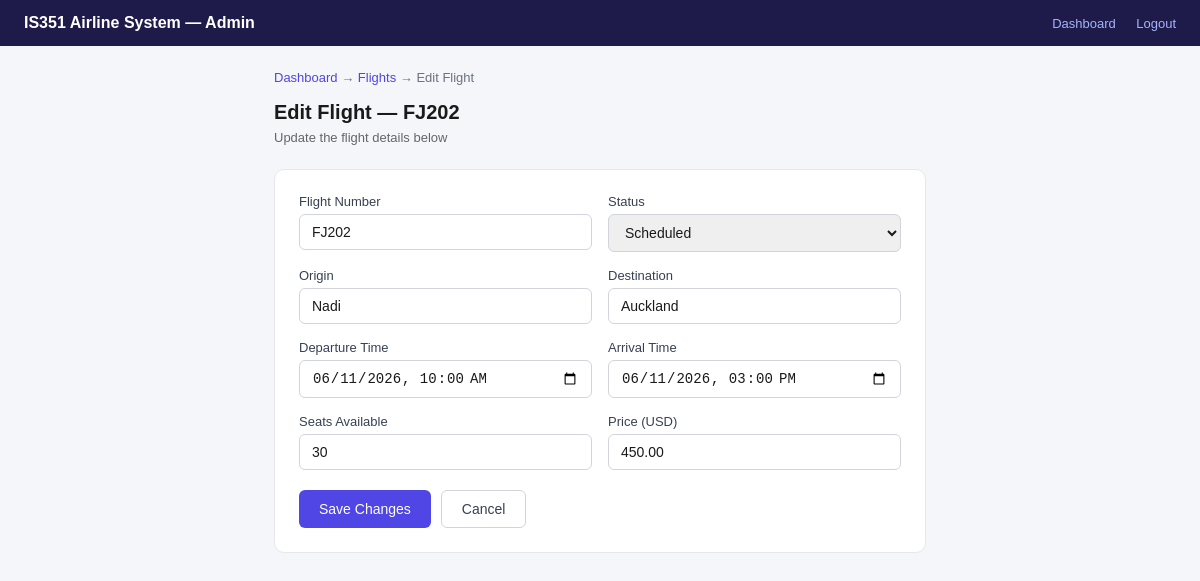
/admin/flight-edit.php?id=2 (signed in), run on the app's committed database.
### tables this page shows
CREATE TABLE IF NOT EXISTS flights (
    id               INT AUTO_INCREMENT PRIMARY KEY,
    flight_number    VARCHAR(20)     NOT NULL,
    origin           VARCHAR(100)    NOT NULL,
    destination      VARCHAR(100)    NOT NULL,
    departure_time   DATETIME        NOT NULL,
    arrival_time     DATETIME        NOT NULL,
    seats_available  INT             NOT NULL DEFAULT 0,
    price            DECIMAL(10,2)   NOT NULL,
    status           ENUM('scheduled','departed','cancelled')
                                     NOT NULL DEFAULT 'scheduled',
    created_at       TIMESTAMP       NOT NULL DEFAULT CURRENT_TIMESTAMP,

    INDEX idx_status          (status),
    INDEX idx_departure_time  (departure_time)
);

### admin/flight-edit.php (the view, shortened to what this page needs)
<?php
require_once '../config/db.php';
$id = (int)($_GET['id'] ?? 0);
$stmt = $pdo->prepare('SELECT * FROM flights WHERE id = ?');
$stmt->execute([$id]);
$flight = $stmt->fetch();
?>
<!DOCTYPE html>
<html lang="en">
<head>
</head>
<body>
<div class="navbar">
    <h1>IS351 Airline System — Admin</h1>
    <div>
        <a href="dashboard.php">Dashboard</a>
        <a href="../logout.php">Logout</a>
    </div>
</div>
<div class="container">
    <div class="breadcrumb"><a href="dashboard.php">Dashboard</a> → <a href="flights-list.php">Flights</a> → Edit Flight</div>
    <div class="page-title">Edit Flight — <?= htmlspecialchars($flight['flight_number'], ENT_QUOTES, 'UTF-8') ?></div>
    <div class="sub">Update the flight details below</div>
    <div class="card">
        <form method="POST" action="flight-edit.php?id=<?= $id ?>">
            <div class="form-grid">
                <div class="form-group">
                    <label for="flight_number">Flight Number</label>
                    <input type="text" id="flight_number" name="flight_number"
                           value="<?= htmlspecialchars($flight['flight_number'], ENT_QUOTES, 'UTF-8') ?>" required>
                </div>
                <div class="form-group">
                    <label for="status">Status</label>
                    <select id="status" name="status">
                        <option value="scheduled" <?= $flight['status'] === 'scheduled' ? 'selected' : '' ?>>Scheduled</option>
                    </select>
                </div>
                <div class="form-group">
                    <label for="origin">Origin</label>
                    <input type="text" id="origin" name="origin"
                           value="<?= htmlspecialchars($flight['origin'], ENT_QUOTES, 'UTF-8') ?>" required>
                </div>
                <div class="form-group">
                    <label for="destination">Destination</label>
                    <input type="text" id="destination" name="destination"
                           value="<?= htmlspecialchars($flight['destination'], ENT_QUOTES, 'UTF-8') ?>" required>
                </div>
                <div class="form-group">
                    <label for="departure_time">Departure Time</label>
                    <input type="datetime-local" id="departure_time" name="departure_time"
                           value="<?= htmlspecialchars(str_replace(' ', 'T', $flight['departure_time']), ENT_QUOTES, 'UTF-8') ?>" required>
                </div>
                <div class="form-group">
                    <label for="arrival_time">Arrival Time</label>
                    <input type="datetime-local" id="arrival_time" name="arrival_time"
                           value="<?= htmlspecialchars(str_replace(' ', 'T', $flight['arrival_time']), ENT_QUOTES, 'UTF-8') ?>" required>
                </div>
                <div class="form-group">
                    <label for="seats_available">Seats Available</label>
                    <input type="number" id="seats_available" name="seats_available"
                           value="<?= $flight['seats_available'] ?>" min="1" required>
                </div>
                <div class="form-group">
                    <label for="price">Price (USD)</label>
                    <input type="number" id="price" name="price"
                           value="<?= $flight['price'] ?>" min="0.01" step="0.01" required>
                </div>
            </div>
            <div class="btn-row">
                <button type="submit" class="btn btn-primary">Save Changes</button>
                <a href="flights-list.php" class="btn btn-secondary">Cancel</a>
            </div>
        </form>
    </div>
</div>
</body>
</html>

### admin/flight-edit.php (style rules this page uses)
* { box-sizing: border-box; margin: 0; padding: 0; }
body { font-family: sans-serif; background: #f4f6f9; }
.navbar { background: #1e1b4b; color: #fff; padding: 14px 24px; display: flex; align-items: center; justify-content: space-between; }
.navbar h1 { font-size: 16px; font-weight: 600; }
.navbar a { color: #a5b4fc; text-decoration: none; font-size: 13px; margin-left: 16px; }
.container { max-width: 700px; margin: 0 auto; padding: 24px; }
.breadcrumb { font-size: 13px; color: #6b7280; margin-bottom: 16px; }
.breadcrumb a { color: #4f46e5; text-decoration: none; }
.page-title { font-size: 20px; font-weight: 600; color: #1a1a1a; margin-bottom: 6px; }
.sub { font-size: 13px; color: #666; margin-bottom: 24px; }
.card { background: #fff; border: 1px solid #e5e7eb; border-radius: 10px; padding: 24px; }
.form-grid { display: grid; grid-template-columns: 1fr 1fr; gap: 16px; }
.form-group { display: flex; flex-direction: column; }
label { font-size: 13px; font-weight: 500; color: #374151; margin-bottom: 5px; }
input, select { padding: 9px 12px; border: 1px solid #d1d5db; border-radius: 6px; font-size: 14px; color: #1a1a1a; }
.btn-row { display: flex; gap: 10px; margin-top: 20px; }
.btn { padding: 10px 20px; border-radius: 6px; font-size: 14px; cursor: pointer; font-weight: 500; border: none; }
.btn-primary { background: #4f46e5; color: #fff; }
.btn-secondary { background: #fff; color: #374151; border: 1px solid #d1d5db; text-decoration: none; display: inline-flex; align-items: center; }

### data on the page
flights: flight_number "FJ202", status "Scheduled", origin "Nadi", destination "Auckland", departure_time "06/11/2026 10:00", arrival_time "06/11/2026 15:00", seats_available "30", price "450.00"
